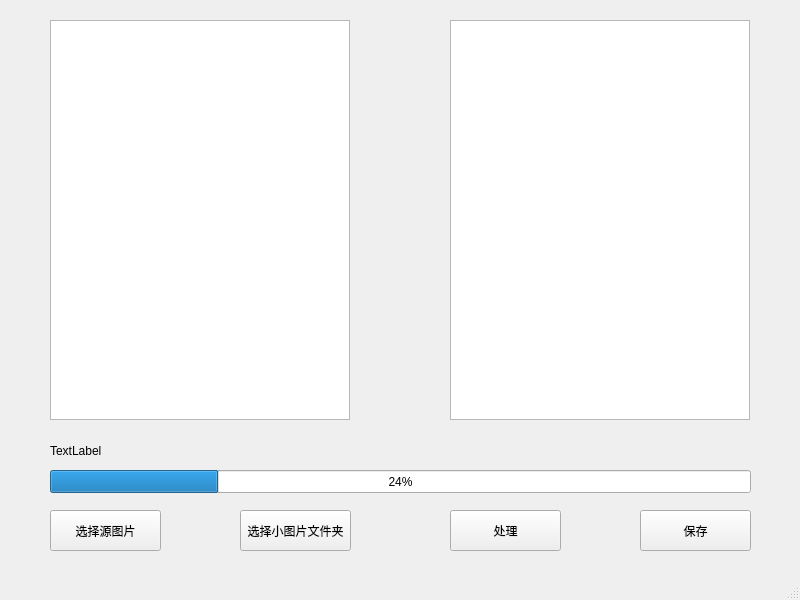
<?xml version="1.0" encoding="UTF-8"?>
<ui version="4.0">
 <class>mainWindow</class>
 <widget class="QMainWindow" name="mainWindow">
  <property name="geometry">
   <rect>
    <x>0</x>
    <y>0</y>
    <width>800</width>
    <height>600</height>
   </rect>
  </property>
  <property name="windowTitle">
   <string>MainWindow</string>
  </property>
  <widget class="QWidget" name="centralwidget">
   <widget class="QGraphicsView" name="graphicsView_src">
    <property name="geometry">
     <rect>
      <x>50</x>
      <y>20</y>
      <width>300</width>
      <height>400</height>
     </rect>
    </property>
   </widget>
   <widget class="QGraphicsView" name="graphicsView_dst">
    <property name="geometry">
     <rect>
      <x>450</x>
      <y>20</y>
      <width>300</width>
      <height>400</height>
     </rect>
    </property>
   </widget>
   <widget class="QPushButton" name="src_button">
    <property name="geometry">
     <rect>
      <x>50</x>
      <y>510</y>
      <width>111</width>
      <height>41</height>
     </rect>
    </property>
    <property name="text">
     <string>选择源图片</string>
    </property>
   </widget>
   <widget class="QPushButton" name="dir_button">
    <property name="geometry">
     <rect>
      <x>240</x>
      <y>510</y>
      <width>111</width>
      <height>41</height>
     </rect>
    </property>
    <property name="text">
     <string>选择小图片文件夹</string>
    </property>
   </widget>
   <widget class="QPushButton" name="run_button">
    <property name="geometry">
     <rect>
      <x>450</x>
      <y>510</y>
      <width>111</width>
      <height>41</height>
     </rect>
    </property>
    <property name="text">
     <string>处理</string>
    </property>
   </widget>
   <widget class="QProgressBar" name="progressBar">
    <property name="geometry">
     <rect>
      <x>50</x>
      <y>470</y>
      <width>701</width>
      <height>23</height>
     </rect>
    </property>
    <property name="value">
     <number>24</number>
    </property>
   </widget>
   <widget class="QPushButton" name="save_button">
    <property name="geometry">
     <rect>
      <x>640</x>
      <y>510</y>
      <width>111</width>
      <height>41</height>
     </rect>
    </property>
    <property name="text">
     <string>保存</string>
    </property>
   </widget>
   <widget class="QLabel" name="label">
    <property name="geometry">
     <rect>
      <x>50</x>
      <y>440</y>
      <width>691</width>
      <height>21</height>
     </rect>
    </property>
    <property name="text">
     <string>TextLabel</string>
    </property>
   </widget>
  </widget>
  <widget class="QMenuBar" name="menubar">
   <property name="geometry">
    <rect>
     <x>0</x>
     <y>0</y>
     <width>800</width>
     <height>23</height>
    </rect>
   </property>
  </widget>
  <widget class="QStatusBar" name="statusbar"/>
 </widget>
 <resources/>
 <connections/>
</ui>
